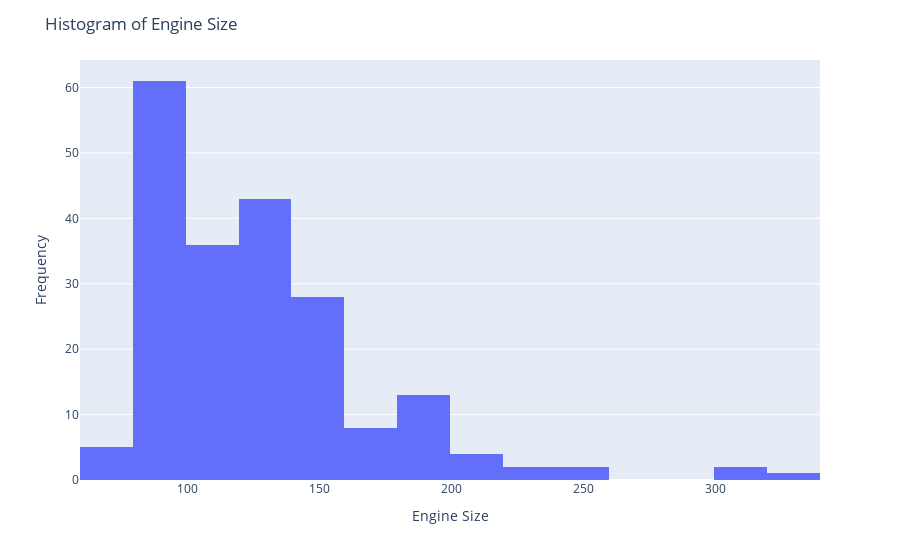

The notebook cell saved with this chart:
### Markdown cell above
### Histogram

### Code cell
import plotly.express as px

fig = px.histogram(data, x='engine_size', nbins=20)
fig.update_layout(title='Histogram of Engine Size', xaxis_title='Engine Size', yaxis_title='Frequency')
fig.show()

### Figure 1 — Plotly figure (JSON) as saved in the notebook; plotly's stock layout.template omitted (floating-point values rounded to 4 significant figures; data arrays with more than 128 entries replaced by an {"elided": "..."} marker saying what was removed)
{"data": [{"alignmentgroup": "True", "bingroup": "x", "hovertemplate": "engine_size=%{x}<br>count=%{y}<extra></extra>", "legendgroup": "", "marker": {"color": "#636efa", "pattern": {"shape": ""}}, "name": "", "nbinsx": 20, "offsetgroup": "", "orientation": "v", "showlegend": false, "type": "histogram", "x": {"elided": "205 int values"}, "xaxis": "x", "yaxis": "y"}], "layout": {"barmode": "relative", "legend": {"tracegroupgap": 0}, "margin": {"t": 60}, "title": {"text": "Histogram of Engine Size"}, "xaxis": {"anchor": "y", "domain": [0, 1], "title": {"text": "Engine Size"}}, "yaxis": {"anchor": "x", "domain": [0, 1], "title": {"text": "Frequency"}}}}
